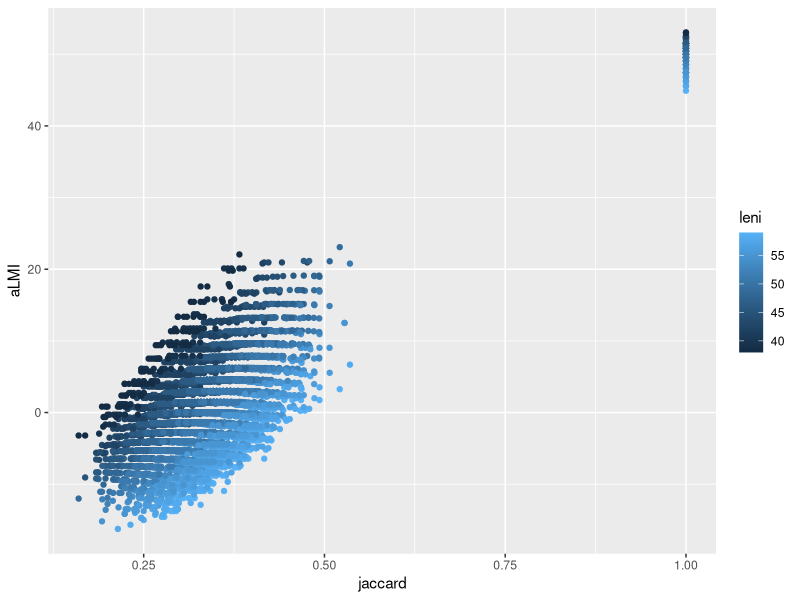
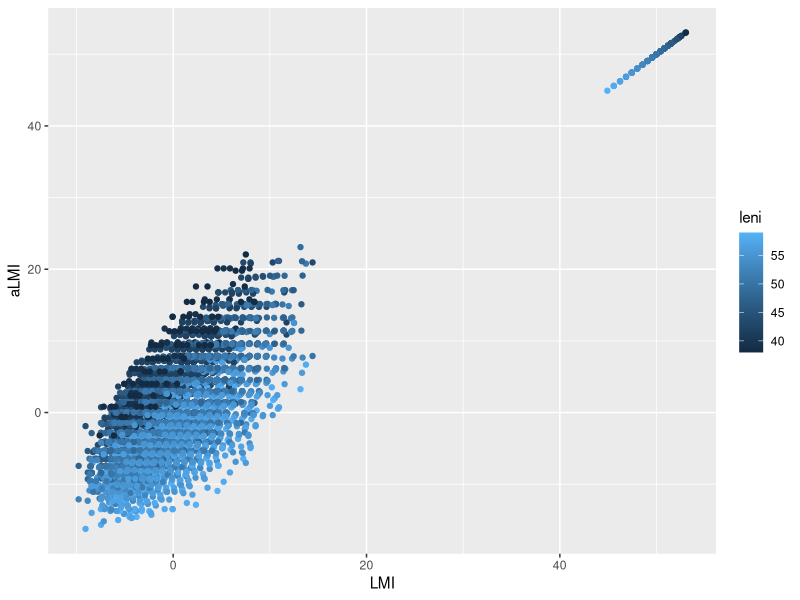

Recreate these plots in R, in order.
## ---- chunk 1
require(dplyr)
require(ggplot2)
## ---- chunk 2
# Generate a random 100x100 matrix of T/F data
x <- matrix(sample(c(T, F), size = 100 * 100, replace = T), nrow = 100)

# Calculate the number of entries for column i and column j, and the intersect and unions of those columns
co <- data.frame(i = c(), j = c(), jaccard = c(), logodds = c(), MI = c(), LMI = c()) %>% tbl_df
for (i in (1:100)) {
  for (j in (1:100)) {
    is <- which(x[,i])
    js <- which(x[,j])
    co <- co %>% rbind(data.frame(i = i, j = j, leni = length(is), lenj = length(js),
                                  lenint = length(intersect(is, js)),
                                  lenun = length(union(is, js))))
  }
}

# Calculate some similarity metrics
co <- co %>% tbl_df %>% mutate(jaccard = lenint / lenun,
                               LMI = lenint * log2(100 * lenint / (leni * lenj)),
                               aLMI = lenint * log2(100 * lenint / (leni ^ 2)))

# How does the Jaccard index correspond to our aLMI?
co %>% ggplot(aes(jaccard, aLMI, color = leni)) + geom_point()
## ---- chunk 3
co %>% ggplot(aes(LMI, aLMI, color = leni)) + geom_point()
## ---- chunk 4
co %>% filter(i != j, i <= 2, j <= 2)
